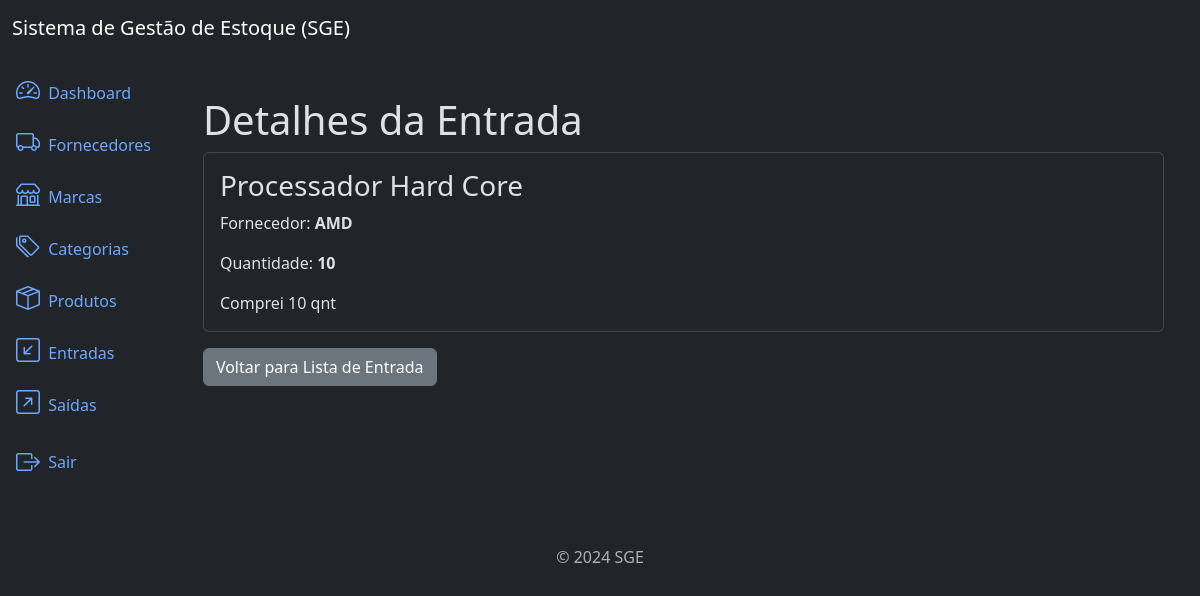
/inflows/2/detail/ (signed in), run on the app's committed database.
### inflows/models.py (models this page shows, shortened)
class Inflow(models.Model):
    supplier = models.ForeignKey(Supplier, on_delete=models.PROTECT, related_name='inflows')
    product = models.ForeignKey(Product, on_delete=models.PROTECT, related_name='inflows')
    quantity = models.IntegerField()
    description = models.TextField(null=True, blank=True)
    created_at = models.DateTimeField(auto_now_add=True)
    updated_at = models.DateTimeField(auto_now=True)
    class Meta:
        ordering = ['-created_at']

### products/models.py (models this page shows)
class Product(models.Model):
    title = models.CharField(max_length=500)
    category = models.ForeignKey(Category, on_delete=models.PROTECT, related_name='products')
    brand = models.ForeignKey(Brand, on_delete=models.PROTECT, related_name='products')
    description = models.TextField(null=True, blank=True)
    serie_number = models.CharField(max_length=200, null=True, blank=True)
    cost_price = models.DecimalField(max_digits=20, decimal_places=2)
    selling_price = models.DecimalField(max_digits=20, decimal_places=2)
    quantity = models.IntegerField(default=0)
    created_at = models.DateTimeField(auto_now_add=True)
    updated_at = models.DateTimeField(auto_now=True)
    class Meta:
        ordering = ['title']
    def __str__(self):
        return self.title

### suppliers/models.py (models this page shows)
class Supplier(models.Model):
    name = models.CharField(max_length=500)
    description = models.TextField(null=True, blank=True)
    created_at = models.DateTimeField(auto_now_add=True)
    updated_at = models.DateTimeField(auto_now=True)
    class Meta:
        ordering = ['name']
    def __str__(self):
        return self.name

### inflows/views.py (the view)
# urls.py: path('inflows/<int:pk>/detail/', InflowDetailView.as_view(), name='inflow_detail'),
class InflowDetailView(LoginRequiredMixin, PermissionRequiredMixin, DetailView):
    model = Inflow
    template_name = 'inflow_detail.html'
    permission_required = 'inflows.view_inflow'

### inflows/templates/inflow_detail.html
{% extends 'base.html' %}
{% block content %}
<div class="container mt-4">
    <h3 class="display-6">Detalhes da Entrada</h3>
    <div class="card">
        <div class="card-body">
            <h3 class="card-title">
                {{ object.product }}
            </h3>
            <p class="card-text">
                Fornecedor: <strong>{{ object.supplier }}</strong>
            </p>
            <p class="card-text">
                Quantidade: <strong>{{ object.quantity }}</strong>
            </p>
            <p class="card-text">
                {{ object.description }}
            </p>
        </div>
    </div>
    <a href="{% url 'inflow_list' %}" class="btn btn-secondary mt-3">Voltar para Lista de Entrada</a>
</div>
{% endblock %}

### data on the page
Inflow: product "Processador Hard Core", supplier "AMD", quantity "10", description "Comprei 10 qnt"
